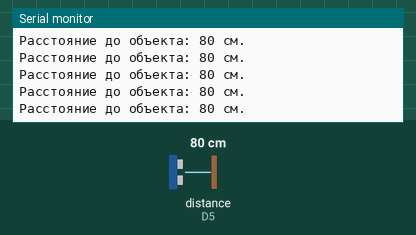
Bench run of a sketch on a simulated ESP8266 (NodeMCU). Parts: the last lines printed to the serial monitor. Wiring (inferred from the names in the program): ultrasonic range finder: trigger D6; echo D5. The test bench sets the inputs (shaded band); at power-on: distance to the obstacle (sensor on D5) 80 cm. The echo pulse lasts 58.3 µs per cm.

Above: at 1.2 s.
1.3 s: distance to the obstacle (sensor on D5) set to 2 cm
At 1.71 s:
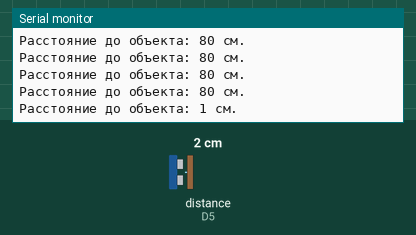
2.8 s: distance to the obstacle (sensor on D5) set to 4 cm
At 2.97 s:
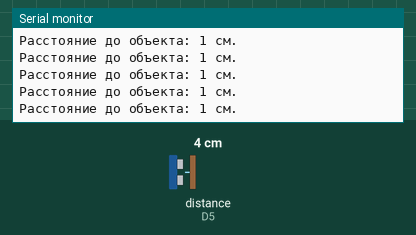
Timing chart, 0 to 5.8 s (numbered marks = the images above; inputs shaded):
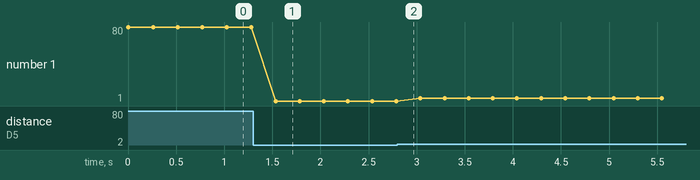

Measured:
- after the input at 1.3 s, the serial monitor: prints a new line after 0.23 s (image 1)
- plotted number 1: 80 → 1 after the input at 1.3 s, 1 → 4 after the input at 2.8 s

The sketch:

lol.ino
```cpp
#define PIN_TRIG D6 // ПИН D7
#define PIN_ECHO D5 // ПИН D6
long duration, cm;
void setup() {
  Serial.begin (9600); // Устанавливаем сокорость соединения с последовательным портом
  pinMode(PIN_TRIG, OUTPUT); // Определяем вывод

}
void loop() {
  // Создаем короткий импульс длительностью 5 микросекунд.
  digitalWrite(PIN_TRIG, LOW);
  delayMicroseconds(5);
  digitalWrite(PIN_TRIG, HIGH);
  // Установим высокий уровень сигнала
  delayMicroseconds(10);
  digitalWrite(PIN_TRIG, LOW);
  //  Определяем задержку сигнала
  duration = pulseIn(PIN_ECHO, HIGH);
  // Преобразуем время задержки в расстояние
  cm = (duration / 2) / 29.1;
  Serial.print("Расстояние до объекта: ");
  Serial.print(cm);
  Serial.println(" см.");
  // Задержка между измерениями
  delay(250);
}
```
